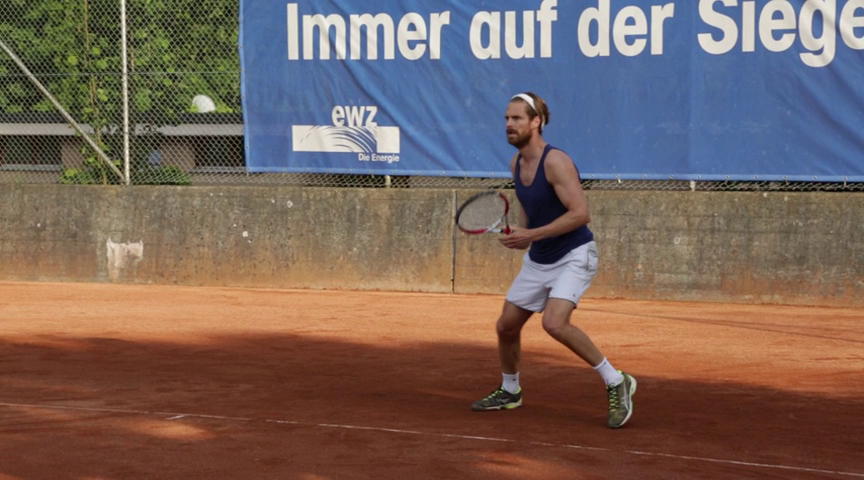
#> input picture frame 7 of example/remove-anything-video/tennis-vest/original_video.mp4, 864 x 480 px
$ python video2frames.py
#> lines starting #> are read from the running program, lines starting #| are printed output that depends on the picture
import cv2
import imageio
import os
import shutil
from tqdm import tqdm
from glob import glob
from os import path as osp

def video2frames(video_path, frame_path):
    video = cv2.VideoCapture(video_path)
    os.makedirs(frame_path, exist_ok=True)
    frame_num = int(video.get(cv2.CAP_PROP_FRAME_COUNT))
    fps = video.get(cv2.CAP_PROP_FPS)
    initial_img = None
    for idx in tqdm(range(frame_num), 'Extract frames'):
        success, image = video.read()
        if idx == 0: initial_img = image.copy()
        assert success, 'extract the {}th frame in video {} failed!'.format(idx, video_path)
        cv2.imwrite("{}/{:05d}.jpg".format(frame_path, idx), image)
#> this loop made 31 passes
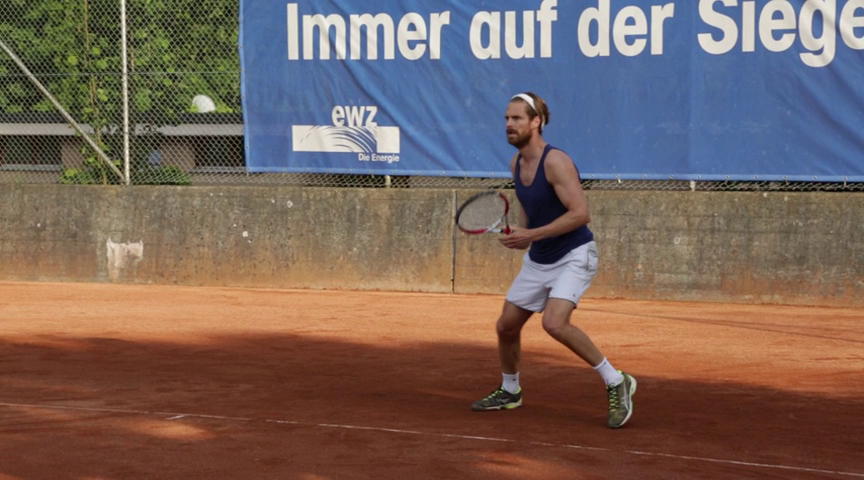
#> input picture frame 7 of example/remove-anything-video/tennis-vest/original_video.mp4, 864 x 480 px
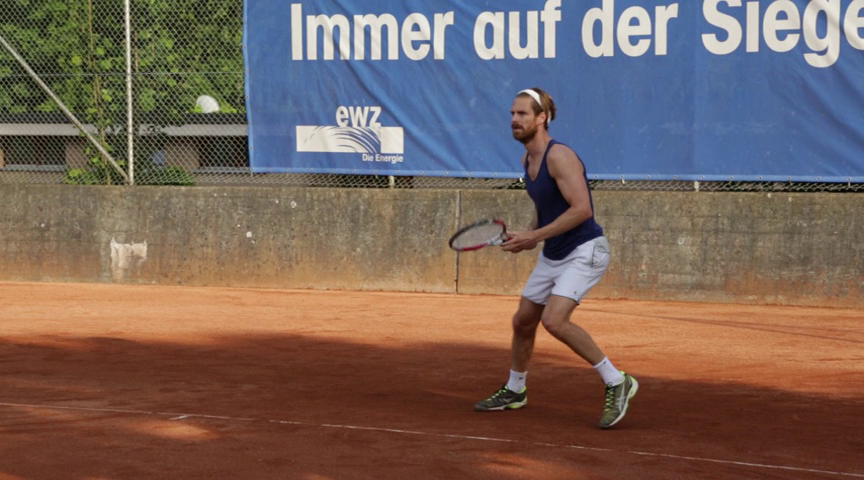
#> input picture frame 8 of example/remove-anything-video/tennis-vest/original_video.mp4, 864 x 480 px
#> pass 3, in video2frames, `success, image = video.read()`:
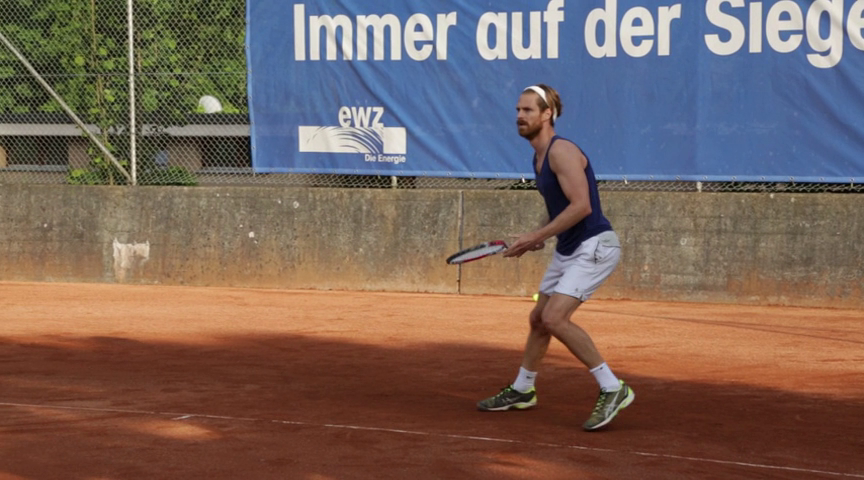
#> image: shape (480, 864, 3); mean B, G, R 92.2, 100.5, 120.5
    return fps, initial_img

if __name__ == '__main__':
    video_path = './example/remove-anything-video/breakdance-flare/original_video.mp4'
    frame_path = './example/remove-anything-video/breakdance-flare/frames/'
    fps, initial_img = video2frames(video_path, frame_path)

$ run again, starting later in the video
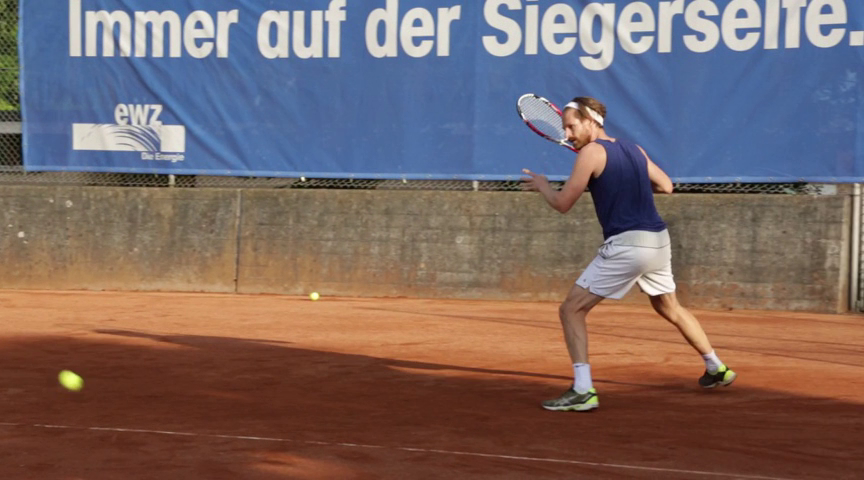
#> input picture frame 33 of example/remove-anything-video/tennis-vest/original_video.mp4, 864 x 480 px
#> the loop in video2frames, `for idx in tqdm(range(frame_num), 'Extract frames'):` made 31 passes
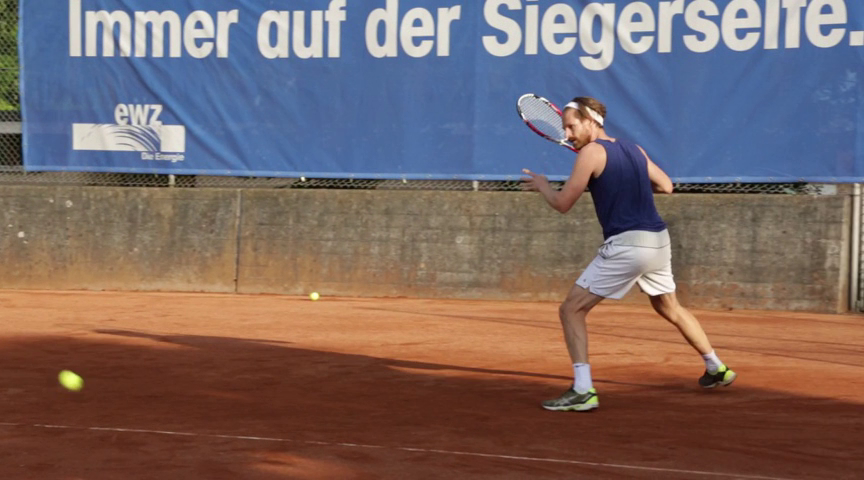
#> input picture frame 33 of example/remove-anything-video/tennis-vest/original_video.mp4, 864 x 480 px
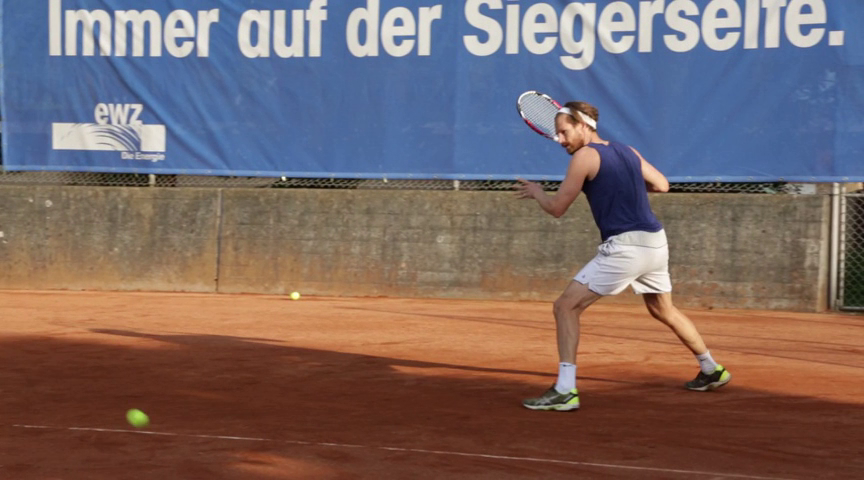
#> input picture frame 34 of example/remove-anything-video/tennis-vest/original_video.mp4, 864 x 480 px
#> pass 3, in video2frames, `success, image = video.read()`:
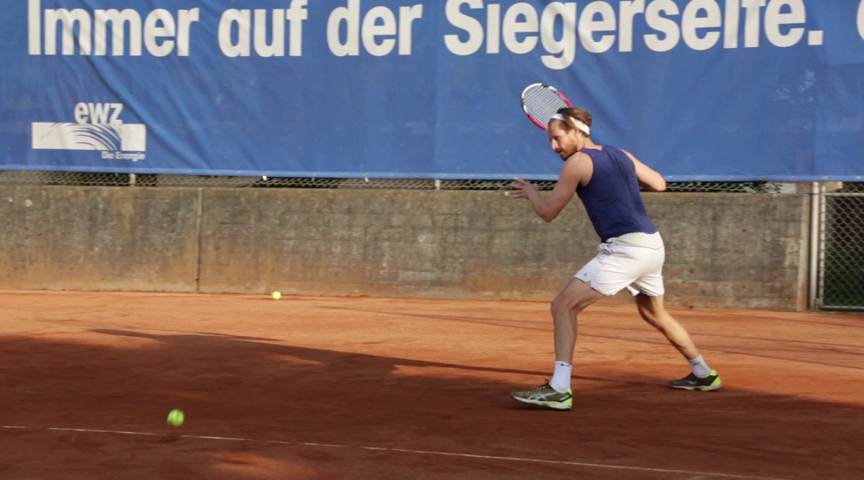
#> image: shape (480, 864, 3); mean B, G, R 102.5, 103.5, 120.9
